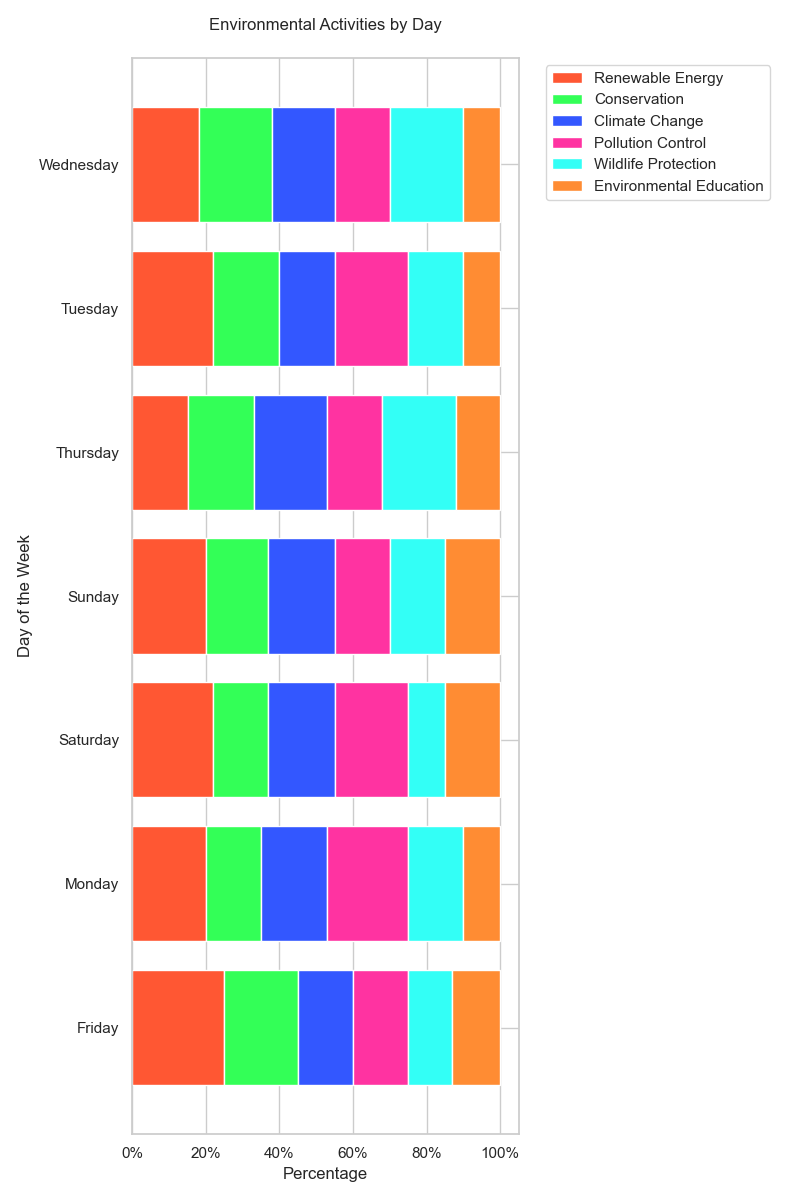

This chart was generated by the following Python code:

import seaborn as sns
import matplotlib.pyplot as plt
import pandas as pd

# Define the data
data = [
    {'Day': 'Monday', 'Renewable Energy': 0.20, 'Conservation': 0.15, 'Climate Change': 0.18, 'Pollution Control': 0.22, 'Wildlife Protection': 0.15, 'Environmental Education': 0.10},
    {'Day': 'Tuesday', 'Renewable Energy': 0.22, 'Conservation': 0.18, 'Climate Change': 0.15, 'Pollution Control': 0.20, 'Wildlife Protection': 0.15, 'Environmental Education': 0.10},
    {'Day': 'Wednesday', 'Renewable Energy': 0.18, 'Conservation': 0.20, 'Climate Change': 0.17, 'Pollution Control': 0.15, 'Wildlife Protection': 0.20, 'Environmental Education': 0.10},
    {'Day': 'Thursday', 'Renewable Energy': 0.15, 'Conservation': 0.18, 'Climate Change': 0.20, 'Pollution Control': 0.15, 'Wildlife Protection': 0.20, 'Environmental Education': 0.12},
    {'Day': 'Friday', 'Renewable Energy': 0.25, 'Conservation': 0.20, 'Climate Change': 0.15, 'Pollution Control': 0.15, 'Wildlife Protection': 0.12, 'Environmental Education': 0.13},
    {'Day': 'Saturday', 'Renewable Energy': 0.22, 'Conservation': 0.15, 'Climate Change': 0.18, 'Pollution Control': 0.20, 'Wildlife Protection': 0.10, 'Environmental Education': 0.15},
    {'Day': 'Sunday', 'Renewable Energy': 0.20, 'Conservation': 0.17, 'Climate Change': 0.18, 'Pollution Control': 0.15, 'Wildlife Protection': 0.15, 'Environmental Education': 0.15}
]

# Transform data into a pandas DataFrame
df = pd.DataFrame(data)

# Prepare data for 100% stacked bar chart
df.set_index('Day', inplace=True)
df.sort_index(inplace=True)

# Calculate cumulative sum for stacking
cumsum_df = df.cumsum(axis=1)

# Start plotting
fig, ax = plt.subplots(figsize=(8, 12))

# Plotting each layer of the stacked bar
colors = ['#FF5733', '#33FF57', '#3357FF', '#FF33A1', '#33FFF6', '#FF8C33']
width = 0.8  # Change the width of the bars
for i, col in enumerate(df.columns):
    ax.barh(df.index, df[col], left=cumsum_df[col] - df[col], color=colors[i], edgecolor='white', height=width)

# Customizing the plot
plt.xticks(ticks=[0, 0.2, 0.4, 0.6, 0.8, 1], labels=['0%', '20%', '40%', '60%', '80%', '100%'])
plt.xlabel('Percentage')
plt.ylabel('Day of the Week')
plt.title('Environmental Activities by Day', pad=20)
plt.legend(df.columns, bbox_to_anchor=(1.05, 1), loc='upper left')
plt.tight_layout()

# Show the plot
plt.show()
